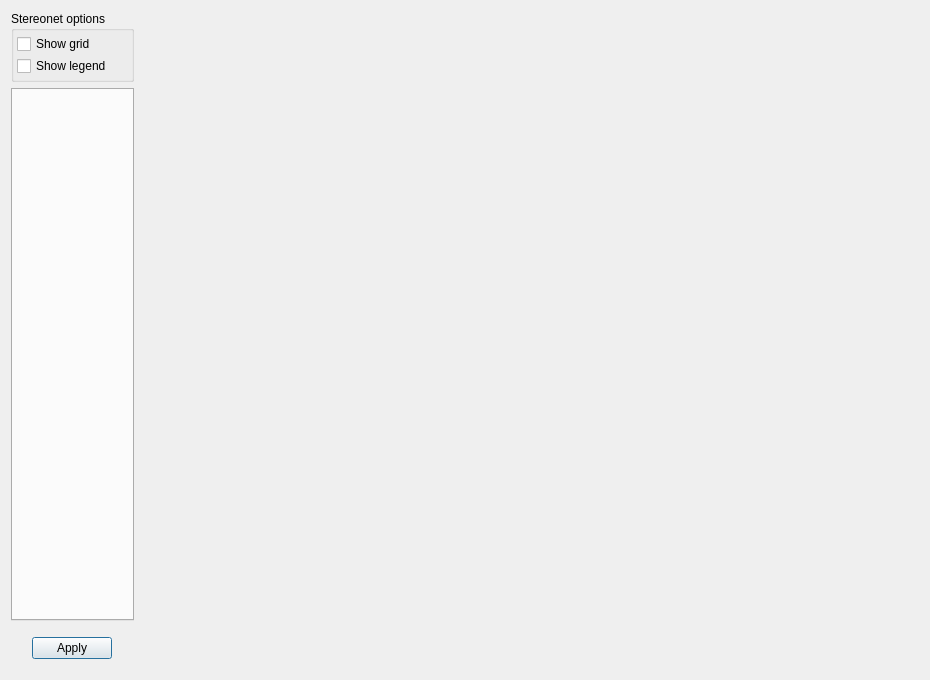
<?xml version="1.0" encoding="UTF-8"?>
<ui version="4.0">
 <class>Dialog</class>
 <widget class="QDialog" name="Dialog">
  <property name="geometry">
   <rect>
    <x>0</x>
    <y>0</y>
    <width>930</width>
    <height>680</height>
   </rect>
  </property>
  <property name="minimumSize">
   <size>
    <width>750</width>
    <height>600</height>
   </size>
  </property>
  <property name="windowTitle">
   <string>Dialog</string>
  </property>
  <layout class="QHBoxLayout" name="horizontalLayout" stretch="0,1">
   <item>
    <layout class="QVBoxLayout" name="verticalLayout">
     <item>
      <widget class="QGroupBox" name="groupBox">
       <property name="title">
        <string>Stereonet options</string>
       </property>
       <layout class="QVBoxLayout" name="verticalLayout_2">
        <property name="spacing">
         <number>2</number>
        </property>
        <property name="leftMargin">
         <number>3</number>
        </property>
        <property name="topMargin">
         <number>3</number>
        </property>
        <property name="rightMargin">
         <number>3</number>
        </property>
        <property name="bottomMargin">
         <number>3</number>
        </property>
        <item>
         <widget class="QCheckBox" name="checkGrid">
          <property name="text">
           <string>Show grid</string>
          </property>
         </widget>
        </item>
        <item>
         <widget class="QCheckBox" name="checkLabels">
          <property name="text">
           <string>Show legend</string>
          </property>
         </widget>
        </item>
       </layout>
      </widget>
     </item>
     <item>
      <widget class="QTabWidget" name="tabWidget">
       <property name="tabPosition">
        <enum>QTabWidget::West</enum>
       </property>
       <property name="currentIndex">
        <number>-1</number>
       </property>
      </widget>
     </item>
     <item>
      <layout class="QHBoxLayout" name="horizontalLayout_4">
       <property name="topMargin">
        <number>10</number>
       </property>
       <property name="bottomMargin">
        <number>10</number>
       </property>
       <item>
        <widget class="QPushButton" name="pushApply">
         <property name="sizePolicy">
          <sizepolicy hsizetype="Fixed" vsizetype="Fixed">
           <horstretch>0</horstretch>
           <verstretch>0</verstretch>
          </sizepolicy>
         </property>
         <property name="text">
          <string>Apply</string>
         </property>
        </widget>
       </item>
      </layout>
     </item>
    </layout>
   </item>
   <item>
    <layout class="QVBoxLayout" name="mplLayout"/>
   </item>
  </layout>
 </widget>
 <resources/>
 <connections/>
</ui>
